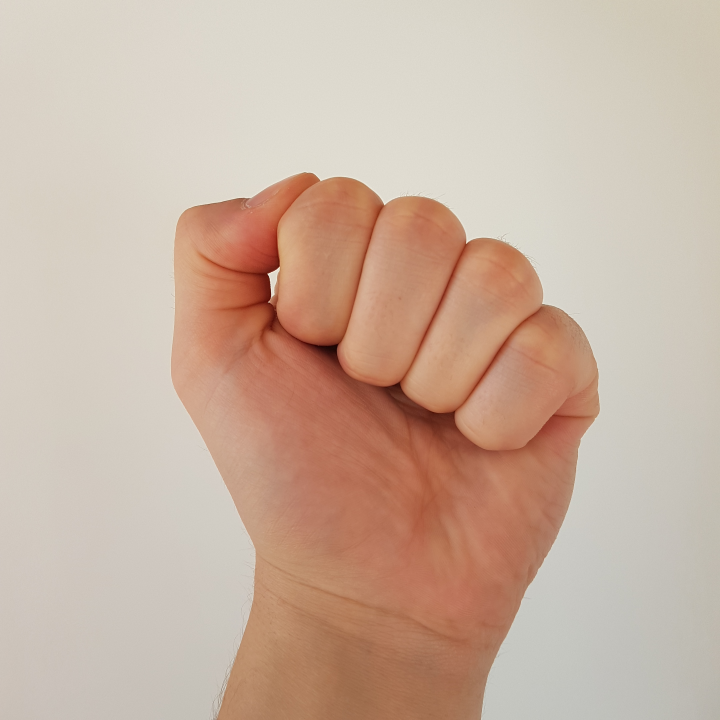
#> input picture dataset3/0/0.jpg, 2160 x 2160 px (shown at 1/3 size); its folder holds 3 pictures in this run
$ jupyter execute --allow-errors Untitled2.ipynb
#> lines starting #> are read from the running program, lines starting #| are printed output that depends on the picture
[cell 1]
import cv2 as cv
import numpy as np
import glob
import random
import ipyplot
import pandas as pd
import seaborn as sn
from matplotlib import pyplot as plt
from skimage.feature import hog
from sklearn import preprocessing
from sklearn.neighbors import KNeighborsClassifier
from sklearn.svm import SVC
from sklearn.ensemble import RandomForestClassifier
from sklearn.pipeline import make_pipeline
from sklearn.preprocessing import StandardScaler
from sklearn.preprocessing import normalize
from sklearn.preprocessing import MaxAbsScaler
from sklearn.preprocessing import MinMaxScaler
from sklearn.datasets import make_classification
from sklearn.metrics import accuracy_score
from sklearn.metrics import confusion_matrix

[cell 2]
def img_resize(img, scale_percent):
    width = int(img.shape[1] * scale_percent / 100)
    height = int(img.shape[0] * scale_percent / 100)
    return cv.resize(img, (width, height), interpolation=cv.INTER_AREA)

def make_hog(data_set, visualize=False):
    return [[hog(image,
                 orientations=8, pixels_per_cell=(16, 16),
                 cells_per_block=(1, 1), visualize=visualize) for image in gesture] for gesture in data_set]

[cell 3]
indexes = [5, 3, 4, 8, 0, 2, 7]
files = [glob.glob(r'dataset3\{}\*.jpg'.format(i)) for i in range(5)]

train_files = [[img for index, img in enumerate(gesture) if index in indexes] for gesture in files]
test_files = [[img for index, img in enumerate(gesture) if index not in indexes] for gesture in files]

train_images = [[cv.imread(img) for img in gesture] for gesture in train_files]
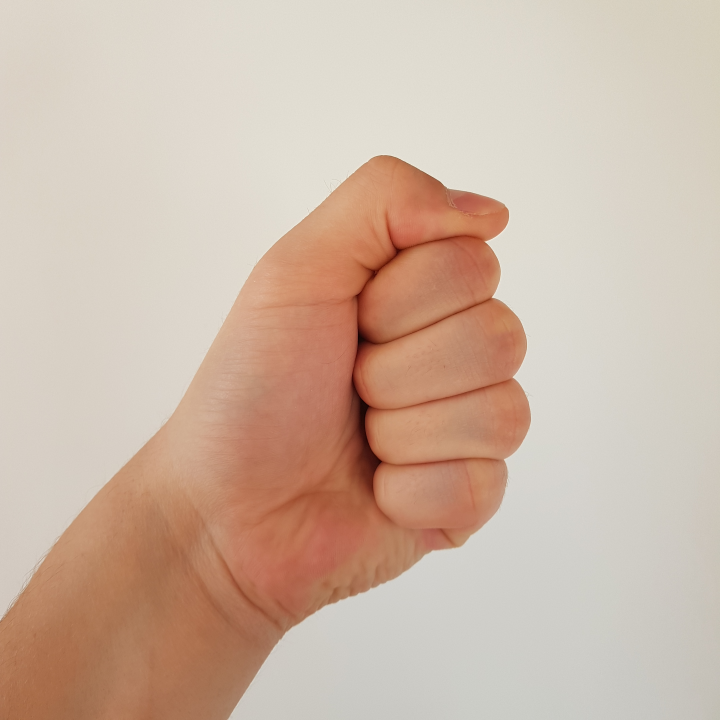
#> input picture dataset3/0/2.jpg, 2160 x 2160 px (shown at 1/3 size)
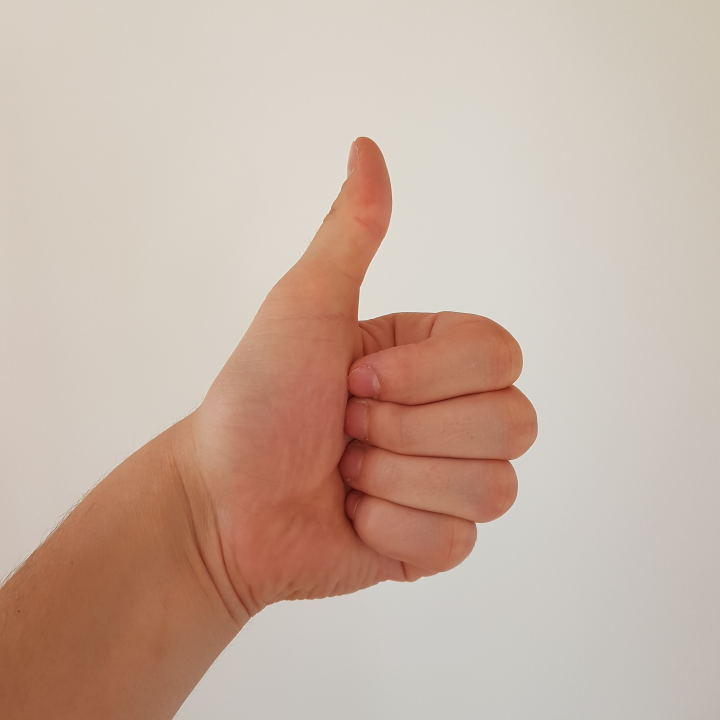
#> input picture dataset3/1/0.jpg, 2160 x 2160 px (shown at 1/3 size)
#> train_images = 5 items
test_images = [[cv.imread(img) for img in gesture] for gesture in test_files]
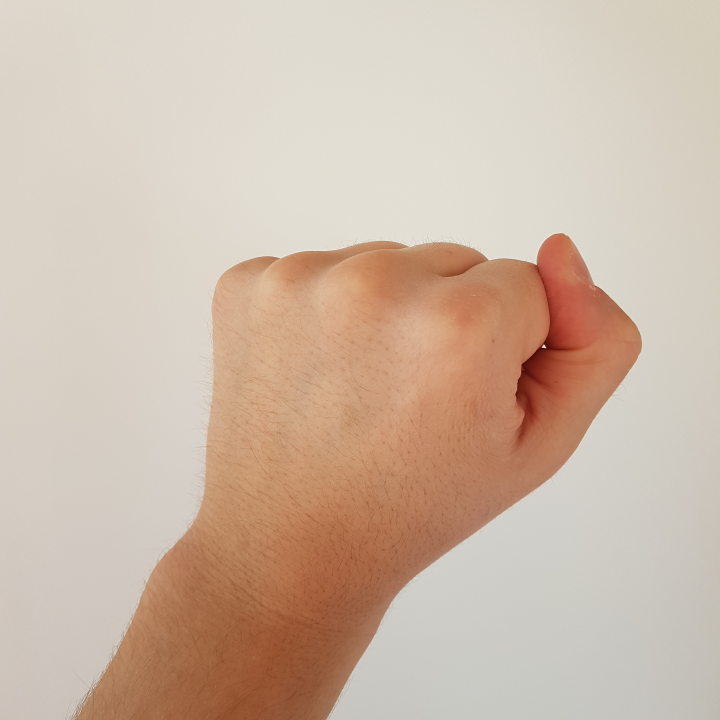
#> input picture dataset3/0/1.jpg, 2160 x 2160 px (shown at 1/3 size)
#> test_images = 5 items

train_images_res = [[img_resize(img, 5) for img in gesture] for gesture in train_images]
#> in img_resize, `return cv.resize(img, (width, height), interpolation=cv.INTER_AREA)`:
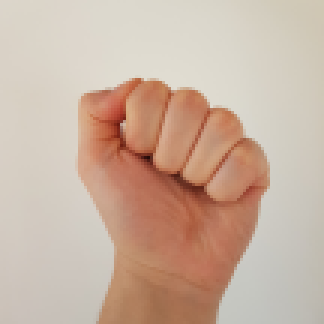
#> returned value: shape (108, 108, 3) (shown 3 times larger); mean of channels 0, 1, 2 161.8, 178.3, 202.1; drawn as B, G, R
#> call 2 of img_resize, with scale_percent = 5
#> in img_resize (call 2), `return cv.resize(img, (width, height), interpolation=cv.INTER_AREA)`:
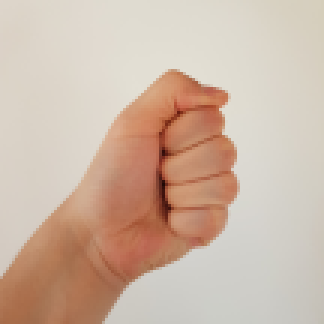
#> returned value: shape (108, 108, 3) (shown 3 times larger); mean of channels 0, 1, 2 167.1, 183.4, 206; drawn as B, G, R
#> call 3 of img_resize, with scale_percent = 5
#> in img_resize (call 3), `return cv.resize(img, (width, height), interpolation=cv.INTER_AREA)`:
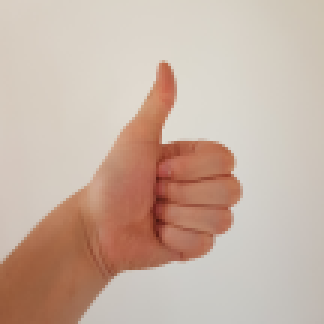
#> returned value: shape (108, 108, 3) (shown 3 times larger); mean of channels 0, 1, 2 164.7, 178.5, 200.5; drawn as B, G, R
#> train_images_res = 5 items
test_images_res = [[img_resize(img, 5) for img in gesture] for gesture in test_images]
#> call 4 of img_resize, with scale_percent = 5
#> in img_resize (call 4), `return cv.resize(img, (width, height), interpolation=cv.INTER_AREA)`:
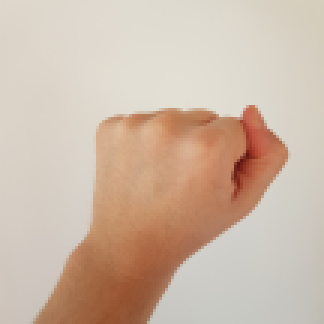
#> returned value: shape (108, 108, 3) (shown 3 times larger); mean of channels 0, 1, 2 168.5, 185.4, 206.1; drawn as B, G, R
#> test_images_res = 5 items

train_images_res_gray = [[cv.cvtColor(img, cv.COLOR_BGR2GRAY) for img in gesture] for gesture in train_images_res]
#> train_images_res_gray = 5 items
test_images_res_gray = [[cv.cvtColor(img, cv.COLOR_BGR2GRAY) for img in gesture] for gesture in test_images_res]
#> test_images_res_gray = 5 items

[cell 4]
y = [i for i in range(5) for _ in range(7)]
y_true = [i for i in range(5) for _ in range(3)]

def knn_classification(train_set, test_set, neighbors, metric):
    clf = KNeighborsClassifier(n_neighbors=neighbors, metric=metric, algorithm='auto')
    clf.fit(train_set, y)
    y_pred = [int(clf.predict(fd.reshape(1, -1))) for fd in test_set]
    acc = accuracy_score(y_pred, y_true)*100
    cm = confusion_matrix(y_true, y_pred)

    return (acc, cm)

def rf_classification(train_set, test_set, max_depth, random_state):
    clf = RandomForestClassifier(max_depth=max_depth, random_state=random_state)
    clf.fit(train_set, y)
    y_pred = [int(clf.predict(fd.reshape(1, -1))) for fd in test_set]
    acc = accuracy_score(y_pred, y_true)*100
    cm = confusion_matrix(y_true, y_pred)

    return (acc, cm)

# [7 lines of commented-out code are left out]

def make_heat_map_plt(params):
    fig = plt.figure(figsize=(15,5))
    plt.style.use('seaborn')
    for index, (cm, title, accuracy) in enumerate(params):
        plt.subplot(1, 2, index+1)
        sn.heatmap(cm, annot=True)
        plt.title('Confusion Matrix - {}\nAccuracy: {:.2f}%'.format(title, accuracy), fontsize=16)
        plt.xlabel('Predicted')
        plt.ylabel('True')

#> (a cell that did not finish here is left out)

[cell 6]
start_crop = 20
stop_crop = 100
train_images_crop = [[img[start_crop:stop_crop, start_crop:stop_crop] for img in gesture] for gesture in train_images_res_gray]
#> train_images_crop = 5 items
test_images_crop = [[img[start_crop:stop_crop, start_crop:stop_crop] for img in gesture] for gesture in test_images_res_gray]
#> test_images_crop = 5 items

#> (the rest of this cell did not finish here and is left out)

[cell 7]
train_images_hog = make_hog(train_images_res_gray)
#> train_images_hog = 5 items
test_images_hog = make_hog(test_images_res_gray)
#> test_images_hog = 5 items

#> (the rest of this cell did not finish here and is left out)

[cell 8]
train_images_hog_cropped = make_hog(train_images_crop)
#> train_images_hog_cropped = 5 items
test_images_hog_cropped = make_hog(test_images_crop)
#> test_images_hog_cropped = 5 items


#> (the rest of this cell did not finish here and is left out)
